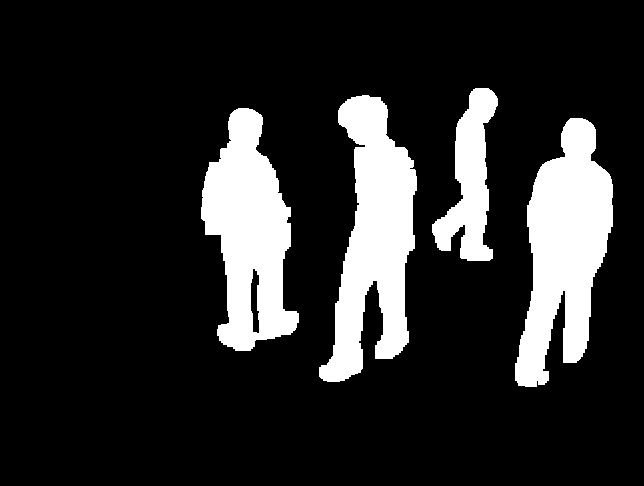
#> input picture foreground1.png, 644 x 486 px; its folder holds only this picture in this run
$ python -i background_subtraction.py   (imports and definitions only)
#> lines starting #> are read from the running program, lines starting #| are printed output that depends on the picture; after the words box and inside, x2 and y2 are one past the last pixel; in counts of white or black regions, pixels touching at a corner belong together
import cv2 as cv
import os
import numpy as np
import random
import argparse

Results = []
backgroundModels = []
src = None
temp = None
erosion_size = 0
max_elem = 2
max_kernel_size = 21
Threshold_trackbar = "Threshold Value"
Contour_trackbar = "Contour Value"
erode_trackbar_element_shape = 'Erode Element:\n 0: Rect \n 1: Cross \n 2: Ellipse'
erode_trackbar_kernel_size = 'Erode Kernel size:\n 2n +1'
dilate_trackbar_element_shape = 'Dilate Element:\n 0: Rect \n 1: Cross \n 2: Ellipse'
dilate_trackbar_kernel_size = 'Dilate Kernel size:\n 2n +1'
title_refine_window = 'Refine Values'

filepath = os.path.join("4persons", "background")


# [45 lines left out: functions createBackgroundModel, backgroundSubtraction, not called in this run]


def RefineOutput(image):
    global src
    src = image
    if src is None:
        print('Could not open or find the image: ', image)
        exit(0)

    Apply_Threshold(30)
    contours = 1000000
    while contours > 4:
        contours = Apply_Contours(0)
    dilatation(3)
    # cv.imshow("src", src)
    # cv.waitKey(0)
    return src

    # [8 lines of commented-out code are left out]

    while True:
        k = cv.waitKey(0)
        if k == ord('e'):  # e key to save
            src = temp
            print("saved")
        elif k == ord('q'):  # q key to commit the image to the list
            src = temp
            Results.append(src)
            print("committed")
            break
        elif k == ord('x'):  # q key to commit the image to the list
            print("bad image")
            break
        else:  # normally -1 returned,so don't print it
            break
    print('returning src')
    cv.destroyAllWindows()
    return src


def Apply_Threshold(val):
    global src, temp
    # Threshold to binarize
    img = src.copy()
    # threshold_value = cv.getTrackbarPos(Threshold_trackbar, title_refine_window)
    th, dFrame = cv.threshold(img, val, 255, cv.THRESH_BINARY)
    src = dFrame
    # temp = dFrame
    # cv.imshow(title_refine_window, src)


def Apply_Contours(val):
    global src, temp
    # contour_value = cv.getTrackbarPos(Contour_trackbar, title_refine_window)
    contours, hierarchy = cv.findContours(src, cv.RETR_EXTERNAL, cv.CHAIN_APPROX_NONE)

    img = src.copy()
    sorted_contours = sorted(contours, key=cv.contourArea, reverse=True)
    # largest_item = sorted_contours[0]

    mask = np.ones(img.shape[:2], dtype="uint8") * 255
    # print(len(sorted_contours))
    for i in range(len(sorted_contours)):
        if i > 3:
            cv.drawContours(mask, sorted_contours[i], -1, 0, -1)
    # remove the contours from the image and show the resulting images
    image = cv.bitwise_and(img, img, mask=mask)
    # cv.imshow(title_refine_window, image)
    src = image
    # print(len(sorted_contours))
    return len(sorted_contours)


# [19 lines left out: functions morph_shape, erosion, not called in this run]


def dilatation(val):
    global src, temp
    # dilatation_size = cv.getTrackbarPos(dilate_trackbar_kernel_size, title_refine_window)
    dilatation_size = val
    # dilation_shape = morph_shape(cv.getTrackbarPos(dilate_trackbar_element_shape, title_refine_window))
    element = cv.getStructuringElement(0, (2 * dilatation_size + 1, 2 * dilatation_size + 1),
                                       (dilatation_size, dilatation_size))
    dilate_dst = cv.dilate(src, element)
    # cv.imshow(title_refine_window, dilate_dst)
    src = dilate_dst


# [37 lines left out: function GenerateForeground, not called in this run]

>>> import cv2
>>> picture = cv2.imread('foreground1.png', cv2.IMREAD_GRAYSCALE)
#> picture: shape (486, 644); 16.1% white; 4 white regions, box (x1, y1, x2, y2) and area: (515, 118, 613, 387) 15508, (319, 95, 417, 382) 15244, (201, 108, 299, 351) 14133, (432, 88, 498, 261) 5638
>>> result = RefineOutput(picture)
#> in Apply_Threshold, `th, dFrame = cv.threshold(img, val, 255, cv.THRESH_BINARY)`: th = 30
#> the loop in RefineOutput, `while contours > 4:` made 1 pass
#> contours on pass 1: 4
#> in dilatation, `dilate_dst = cv.dilate(src, element)`:
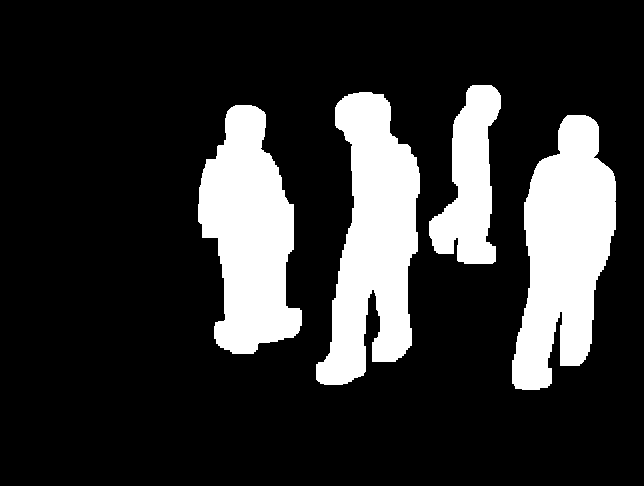
#> dilate_dst: shape (486, 644); 19.4% white; 4 white regions, box (x1, y1, x2, y2) and area: (316, 92, 420, 385) 18315, (512, 115, 616, 390) 18283, (198, 105, 302, 354) 16774, (429, 85, 501, 264) 7432

$ run again, on foreground2.png
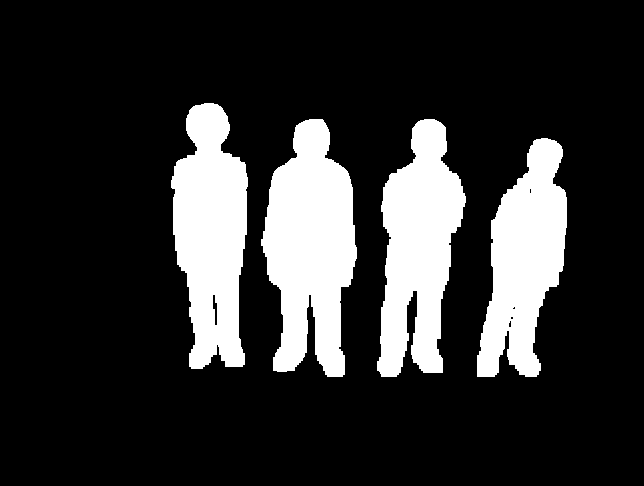
#> input picture foreground2.png, 644 x 486 px
#> picture: shape (486, 644); 18.8% white; 4 white regions, box (x1, y1, x2, y2) and area: (261, 119, 357, 377) 16631, (171, 103, 248, 369) 14572, (377, 119, 466, 377) 14449, (477, 138, 567, 377) 13065
#> th = 30
#> the loop in RefineOutput, `while contours > 4:` made 1 pass
#> contours on pass 1: 4
#> in dilatation, `dilate_dst = cv.dilate(src, element)`:
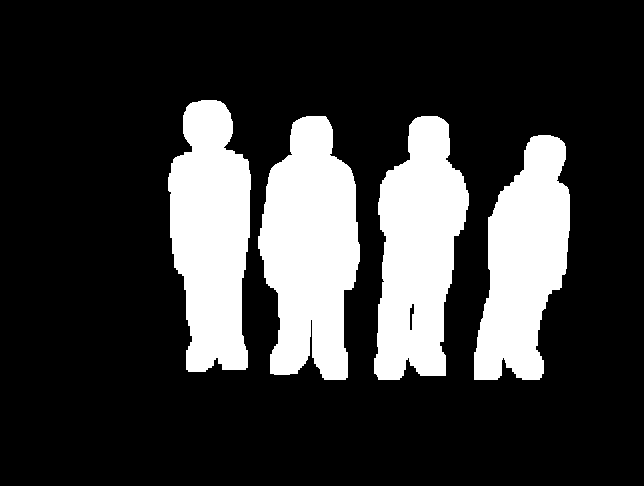
#> dilate_dst: shape (486, 644); 22.1% white; 4 white regions, box (x1, y1, x2, y2) and area: (258, 116, 360, 380) 19342, (374, 116, 469, 380) 17211, (168, 100, 251, 372) 17041, (474, 135, 570, 380) 15455

$ run again, on foreground3.png
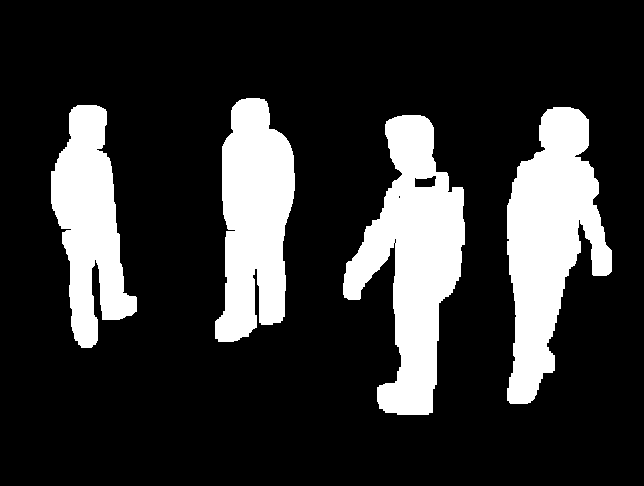
#> input picture foreground3.png, 644 x 486 px
#> picture: shape (486, 644); 19.6% white; 4 white regions, box (x1, y1, x2, y2) and area: (343, 115, 465, 415) 18364, (507, 107, 612, 404) 17439, (215, 98, 295, 342) 13966, (51, 105, 137, 348) 11675
#> th = 30
#> the loop in RefineOutput, `while contours > 4:` made 1 pass
#> contours on pass 1: 4
#> in dilatation, `dilate_dst = cv.dilate(src, element)`:
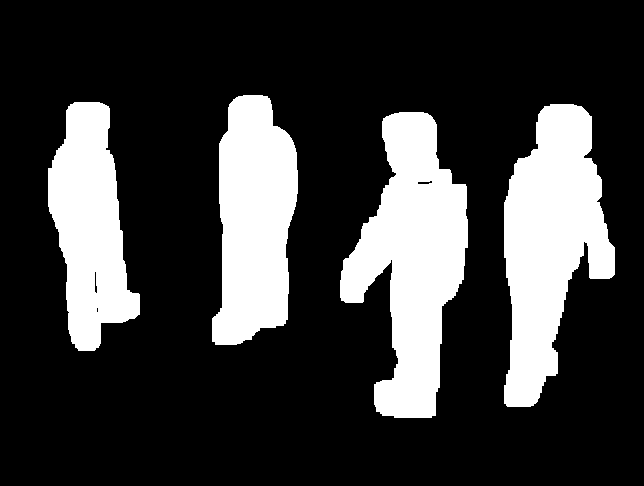
#> dilate_dst: shape (486, 644); 23.1% white; 4 white regions, box (x1, y1, x2, y2) and area: (340, 112, 468, 418) 21681, (504, 104, 615, 407) 20434, (212, 95, 298, 345) 16208, (48, 102, 140, 351) 14108

$ run again, on foreground4.png
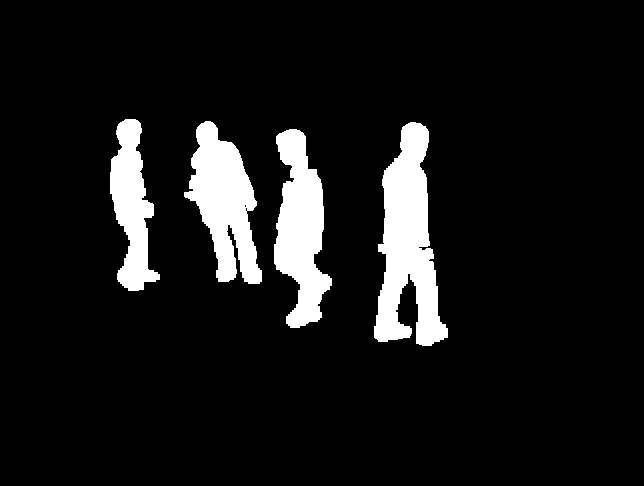
#> input picture foreground4.png, 644 x 486 px
#> picture: shape (486, 644); 8.9% white; 4 white regions, box (x1, y1, x2, y2) and area: (374, 122, 448, 346) 9388, (184, 121, 262, 284) 6947, (274, 129, 332, 328) 6870, (110, 119, 160, 291) 4738
#> th = 30
#> the loop in RefineOutput, `while contours > 4:` made 1 pass
#> contours on pass 1: 4
#> in dilatation, `dilate_dst = cv.dilate(src, element)`:
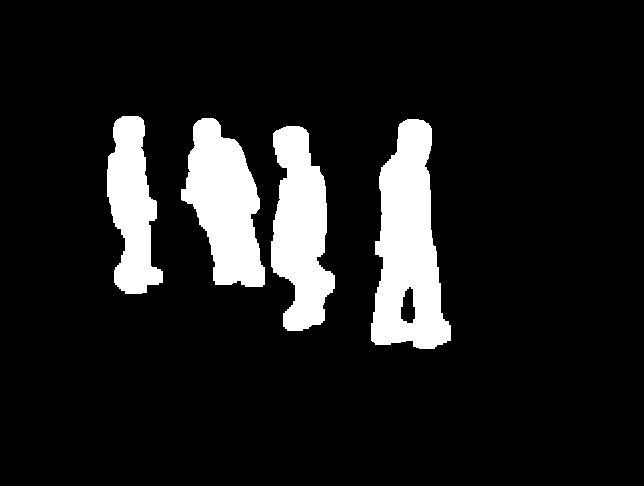
#> dilate_dst: shape (486, 644); 11.4% white; 4 white regions, box (x1, y1, x2, y2) and area: (371, 119, 451, 349) 11822, (181, 118, 265, 287) 8796, (271, 126, 335, 331) 8730, (107, 116, 163, 294) 6323
